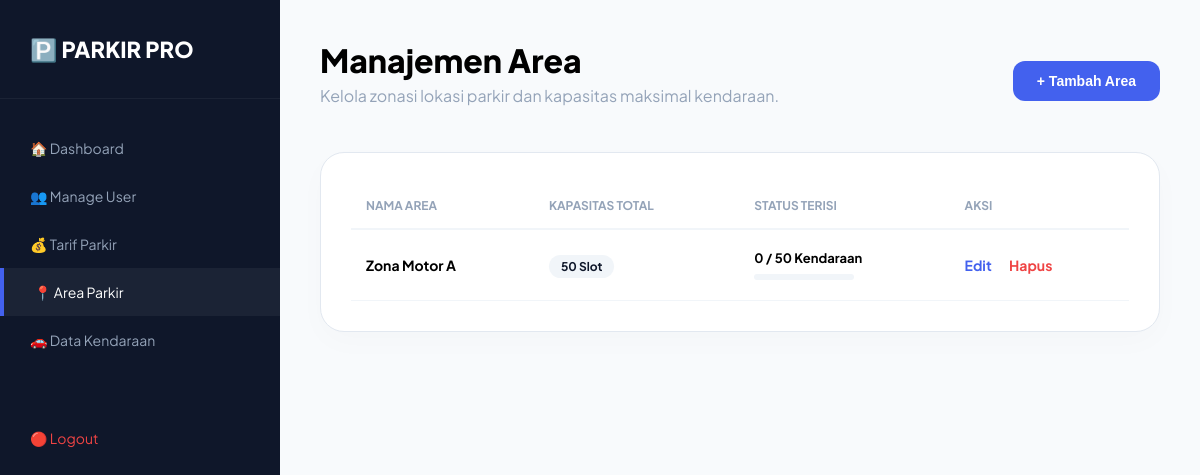
The app's page /manage_area.php (signed in) with its own data.
### tables this page shows
CREATE TABLE `tb_area` (
  `id_area` int(11) NOT NULL,
  `nama_area` varchar(50) NOT NULL,
  `kapasitas` int(11) NOT NULL,
  `terisi` int(11) DEFAULT 0
);

### manage_area.php (the view, shortened to what this page needs)
<?php
include 'koneksi.php';
$areas = mysqli_query($conn, "SELECT * FROM tb_area ORDER BY id_area ASC");
?>
<!DOCTYPE html>
<html lang="id">
<head>
</head>
<body>
    <div class="sidebar">
        <div class="sidebar-brand">🅿️ PARKIR PRO</div>
        <div class="sidebar-menu">
            <a href="admin_dashboard.php">🏠 Dashboard</a>
            <a href="manage_user.php">👥 Manage User</a>
            <a href="manage_tarif.php">💰 Tarif Parkir</a>
            <a href="manage_area.php" class="active">📍 Area Parkir</a>
            <a href="manage_kendaraan.php">🚗 Data Kendaraan</a>
            <a href="logout.php" style="color: #ef4444; margin-top: 50px;">🔴 Logout</a>
        </div>
    </div>
    <div class="main">
        <div class="header">
            <div>
                <h1 style="margin:0; font-weight: 800;">Manajemen Area</h1>
                <p style="color: var(--gray); margin-top: 5px;">Kelola zonasi lokasi parkir dan kapasitas maksimal kendaraan.</p>
            </div>
            <button class="btn-add" onclick="openModal('modalAdd')">+ Tambah Area</button>
        </div>
        <div class="card">
            <table>
                <thead>
                    <tr>
                        <th>NAMA AREA</th>
                        <th>KAPASITAS TOTAL</th>
                        <th>STATUS TERISI</th>
                        <th>AKSI</th>
                    </tr>
                </thead>
                <tbody>
                    <?php while($row = mysqli_fetch_assoc($areas)):
                    ?>
                    <tr>
                        <td><strong><?= $row['nama_area'] ?></strong></td>
                        <td><span class="cap-pill"><?= $row['kapasitas'] ?> Slot</span></td>
                        <td>
                            <div style="font-weight: 700; font-size: 13px;"><?= $row['terisi'] ?> / <?= $row['kapasitas'] ?> Kendaraan</div>
                            <div class="progress-mini">
                            </div>
                        </td>
                        <td>
                            <span class="btn-edit" onclick="openEditModal(<?= htmlspecialchars(json_encode($row)) ?>)">Edit</span>
                            <a href="?delete=<?= $row['id_area'] ?>" class="btn-del" onclick="return confirm('Hapus area ini?')">Hapus</a>
                        </td>
                    </tr>
                    <?php endwhile; ?>
                </tbody>
            </table>
        </div>
    </div>
</body>
</html>

### manage_area.php (style rules this page uses)
:root { --primary: #4361ee; --dark: #0f172a; --bg: #f8fafc; --white: #ffffff; --gray: #94a3b8; --success: #10b981; }
body { font-family: 'Plus Jakarta Sans', sans-serif; background: var(--bg); margin: 0; display: flex; }
.sidebar { width: 280px; height: 100vh; background: var(--dark); color: white; position: fixed; }
.sidebar-brand { padding: 35px 30px; font-size: 22px; font-weight: 800; border-bottom: 1px solid rgba(255,255,255,0.05); }
.sidebar-menu { list-style: none; padding: 25px 0; margin: 0; }
.sidebar-menu a { padding: 15px 30px; display: block; color: #94a3b8; text-decoration: none; transition: 0.3s; font-size: 14px; }
.sidebar-menu a:hover, .sidebar-menu a.active { color: white; background: rgba(255,255,255,0.05); border-left: 4px solid var(--primary); }
.main { margin-left: 280px; width: 100%; padding: 40px; box-sizing: border-box; }
.header { display: flex; justify-content: space-between; align-items: center; margin-bottom: 30px; }
.btn-add { background: var(--primary); color: white; padding: 12px 24px; border-radius: 12px; text-decoration: none; font-weight: 600; font-size: 14px; cursor: pointer; border: none; }
.card { background: var(--white); border-radius: 24px; padding: 30px; box-shadow: 0 10px 30px rgba(0,0,0,0.02); border: 1px solid #e2e8f0; }
table { width: 100%; border-collapse: collapse; }
th { text-align: left; padding: 15px; color: var(--gray); font-size: 12px; border-bottom: 2px solid #f1f5f9; text-transform: uppercase; }
td { padding: 20px 15px; border-bottom: 1px solid #f1f5f9; font-size: 14px; }
.cap-pill { padding: 4px 12px; border-radius: 20px; font-size: 12px; font-weight: 700; background: #f1f5f9; color: var(--dark); }
.progress-mini { width: 100px; height: 6px; background: #f1f5f9; border-radius: 10px; margin-top: 8px; overflow: hidden; }
.btn-edit { color: var(--primary); font-weight: 700; cursor: pointer; text-decoration: none; margin-right: 15px; }
.btn-del { color: #ef4444; font-weight: 700; text-decoration: none; }

### records on screen
tb_area: nama_area "Zona Motor A", kapasitas "50", terisi "0"
